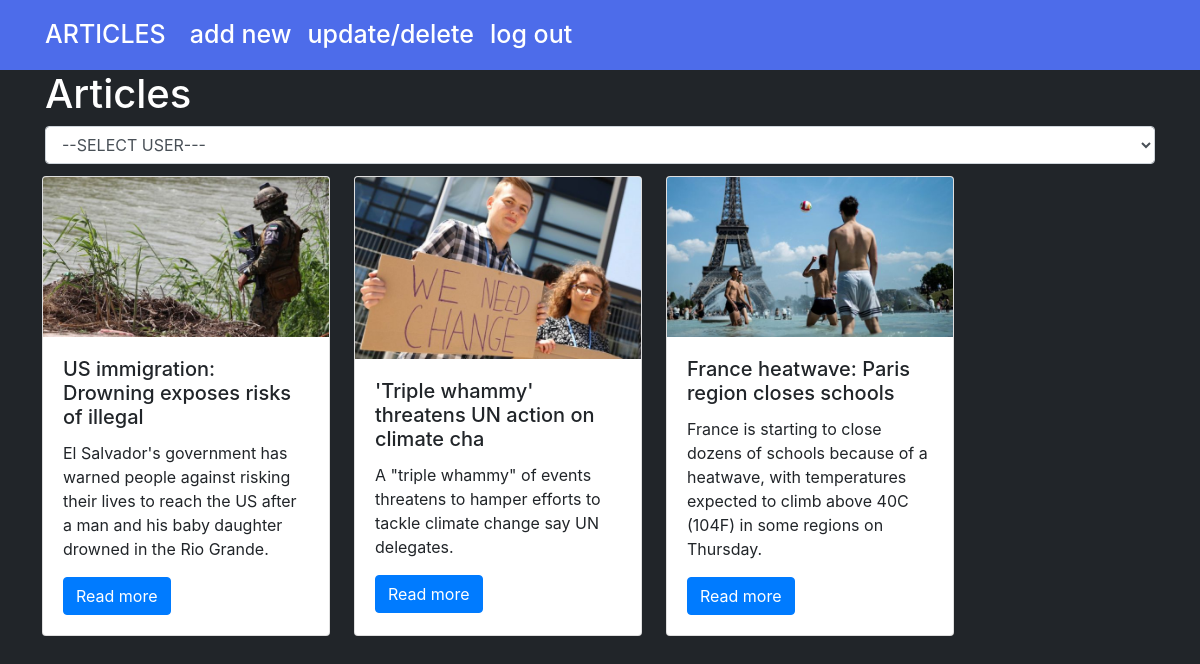
The app's page /index.php?page=users (signed in) with its own data.
### tables this page shows
CREATE TABLE `articles` (
  `idArticle` int(5) NOT NULL,
  `heading` varchar(50) NOT NULL,
  `text` varchar(500) NOT NULL,
  `idUser` int(5) NOT NULL
);

CREATE TABLE `images` (
  `idImg` int(5) NOT NULL,
  `big` varchar(150) NOT NULL,
  `idArticle` int(5) NOT NULL
);

### models/articles/functions.php (called while the page is built, shortened)
<?php
    function getFirstPhoto($id){
        global $conn;
        try{
        $query = "SELECT * FROM images where idArticle = ? limit 1";
        $query = $conn->prepare($query);
        $query->execute([$id]);
        $photos = $query->fetchAll();
        }
        catch(PDOException $ex){
            echo $ex->getMessage();
        }
        if(count($photos) == 0){
            return "assets/images/articles/none.png";
        }else{
        return $photos[0]->big;
        }
    }
    function getAllArticles($limit){
        global $conn;
        if($limit == null){
        $upit = "SELECT * FROM articles";
        }
        else{
        $limit1 = ($limit-1) * 3;
        $upit = "SELECT * FROM articles LIMIT ? , 3";
        }
        try{
            $upit = $conn->prepare($upit);
            if($limit !== null){
            $upit->bindValue(1, $limit1, PDO::PARAM_INT);
            }
            $upit->execute();
            $up = $upit->fetchAll();
            foreach($up as $u){
                $u->big = getFirstPhoto($u->idArticle);
            }
            return $up;
        }
        catch(PDOException $ex){
            echo $ex->getMessage();
        }
    }
?>

### views/templates/article.php (the view)
<div class="card moja" style="width: 18rem;">
  <img src="<?= $article->big?>" class="card-img-top" alt="<?=$article->heading?>">
  <div class="card-body">
    <h5 class="card-title"><?=$article->heading?></h5>
    <p class="card-text"><?=$article->text?></p>
    <a href="index.php?page=singleArticle&id=<?=$article->idArticle?>" class="btn btn-primary">Read more</a>
  </div>
</div>

### views/static/head.php (shortened to what this page needs)
<html lang="en">
  <head>
    <link rel="stylesheet" href="https://stackpath.bootstrapcdn.com/bootstrap/4.3.1/css/bootstrap.min.css">
    <link rel="stylesheet" href="assets/css/style.css">
  </head>
  <body <?php if(isset($_SESSION['user'])) echo "style='background-color:rgb(33, 37, 41);'"?>>

### index.php (shortened to what this page needs)
<?php
    include "views/static/head.php";
    if(isset($_GET['page']) && isset($_SESSION['user'])){
        switch($_GET['page']){
            case "users" : include "views/pages/user.php"; break;
        }
    }
    else{
        include "views/pages/login.php";
    }
    include "views/static/footer.php";
?>

### views/static/header.php (shortened to what this page needs)
<div class="container-fluid">
    <nav class="navbar navbar-expand-lg navbar-light bg-light" id="navb">
        <div class="container">
            <a class="navbar-brand" href="index.php?page=users">ARTICLES</a>
            <div class="collapse navbar-collapse" id="navbarNavDropdown">
                <ul class="navbar-nav">
                <li class="nav-item active">
                    <a class="nav-link porti" href="index.php?page=addNew">add new <span class="sr-only"></span></a>
                </li>
                <li class="nav-item">
                    <a class="nav-link about"  href="index.php?page=update">update/delete</a>
                </li>
                <?php
                if(isset($_SESSION['user'])){
                    echo "<li class='nav-item'>
                    <a class='nav-link about'  href='models/users/logout.php'>log out</a>
                </li>";
                }
                ?>
            </ul>
         </div>
     </div>
    </nav>
</div>

### views/pages/user.php (shortened to what this page needs)
<?php
include "views/static/header.php";
require_once "models/articles/functions.php";
require_once "models/users/functions.php";
?>
<div class="container">
    <h1 class="text-white">Articles</h1>
    <select class="form-control" id="userChange">
        <option value="0">--SELECT USER---</option>
    </select>
    <div class="row d-flex flex-wrap" id="articles">
        <?php
            $articles = getAllArticles(1);
            foreach($articles as $article){
                include "views/templates/article.php";
            }
        ?>
    </div>
    <div class="row">
    </div>
</div>

### views/static/footer.php (shortened to what this page needs)
</body>
</html>

### assets/css/style.css (style rules this page uses)
body { height: 100%; background-color: rgb(33, 37, 41); }
a { text-decoration:none !important; }
#navb { background-color:#4d6cea!important; }
#navb a { color: #fff; font-weight: 500; font-size: 25px; }
.container-fluid { padding-left: 0px; padding-right: 0px; }
.moja { margin: 12px; }

### records on screen
articles: idArticle.big (picture), heading "US immigration: Drowning exposes risks of illegal", text "El Salvador's government has warned people against risking their lives to reach the US after a man and his baby daughter drowned in the Rio Grande."
articles: idArticle.big (picture), heading "'Triple whammy' threatens UN action on climate cha", text "A \"triple whammy\" of events threatens to hamper efforts to tackle climate change say UN delegates."
articles: idArticle.big (picture), heading "France heatwave: Paris region closes schools", text "France is starting to close dozens of schools because of a heatwave, with temperatures expected to climb above 40C (104F) in some regions on Thursday."
